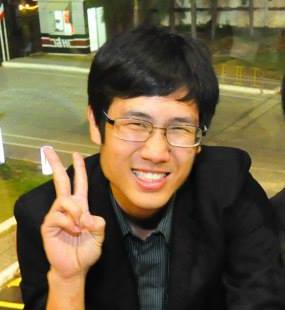
%> input picture raw_data/Print.jpg, 285 x 310 px
$ octave AutoContrast.m   (GNU Octave 9; MATLAB toolbox functions it lacks are replaced by stand-ins)
%> lines starting %> are read from the running program, lines starting %| are printed output that depends on the picture
clc
clear all

I = rgb2gray(imread('Print.jpg'))
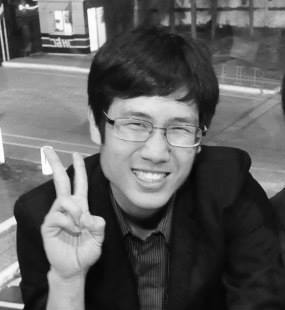
%> I: size 310x285 uint8; min 2, max 255, mean 94.2
subplot(1,4,1);
imshow(I)
title('Original Image');

%%contrastImage = imadjust(I, [0 0.8], [0 1]);
%%figure(2);
%%imshow(contrastImage)
%%title('Contrast Image');

img_contrast = (-cos(pi * mat2gray(I))+1)/2;
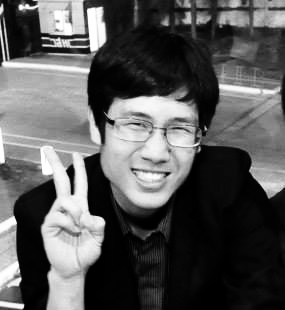
%> img_contrast: size 310x285 double; min 0, max 1, mean 0.345
subplot(1,4,2);
imshow(img_contrast)
title('Contrast Image');


subplot(1,4,3);
imhist(I);
xlim([-10 265]);
ylim([0 10000]);
title('Original Image Histogram');


subplot(1,4,4);
imhist(img_contrast);
xlim([-0.1 1]);
ylim([0 10000]);
title('Contrast Image Histogram');
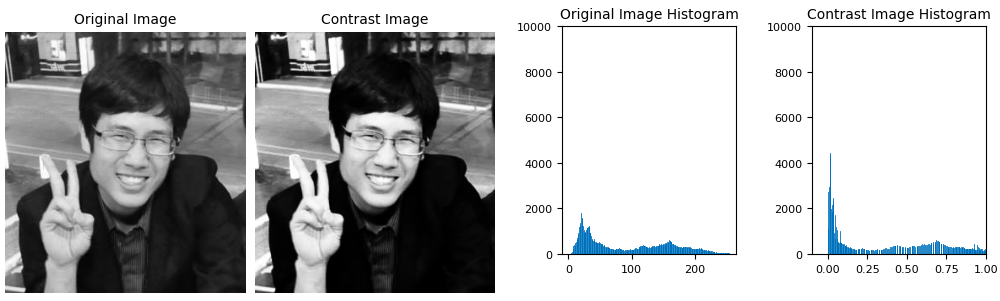
%> figure redrawn from the program's plot data, 4 panels

$ run again, with raw_data/Parn.jpg copied over raw_data/Print.jpg
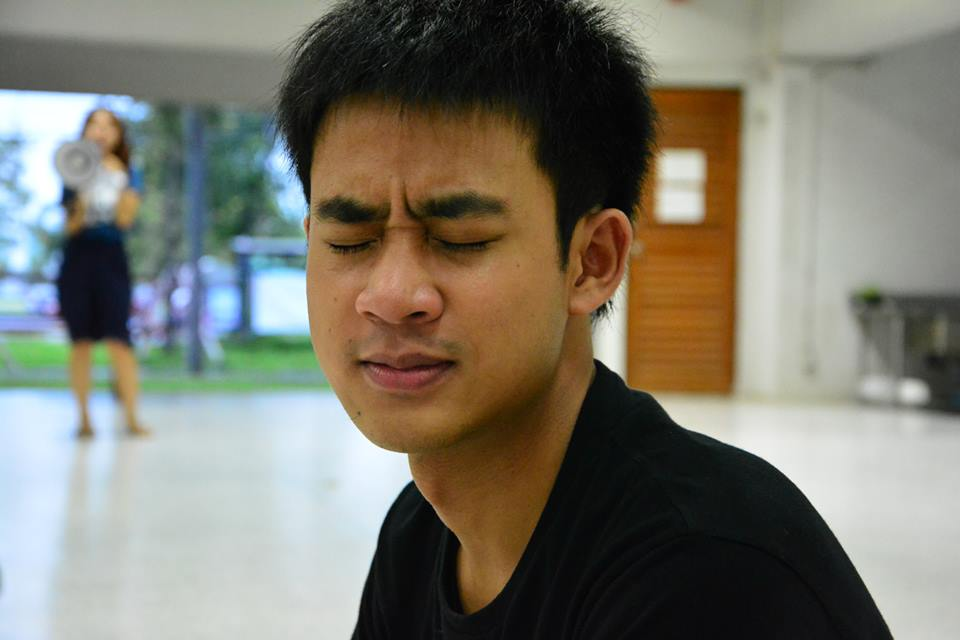
%> input picture raw_data/Parn.jpg, 960 x 640 px
%> `img_contrast = (-cos(pi * mat2gray(I))+1)/2;`:
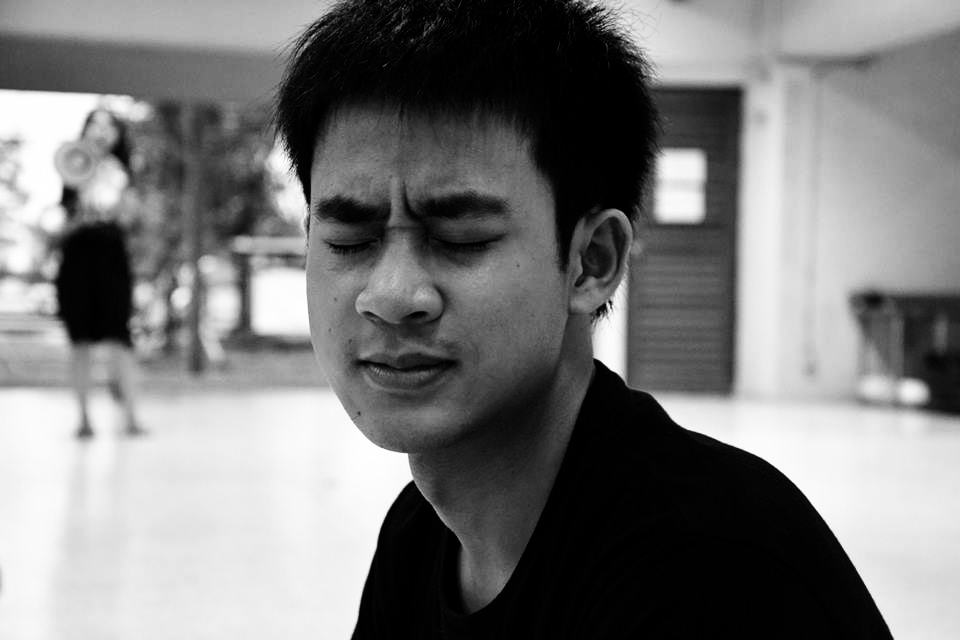
%> img_contrast: size 640x960 double; min 0, max 1, mean 0.483
%> `title('Contrast Image Histogram');`:
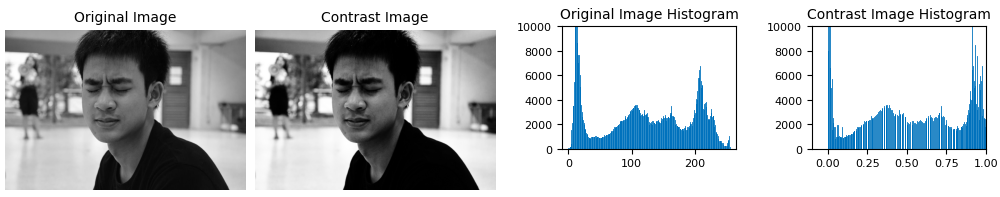
%> figure redrawn from the program's plot data, 4 panels
